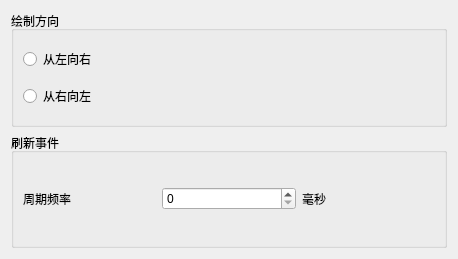
<?xml version="1.0" encoding="UTF-8"?>
<ui version="4.0">
 <class>CDrawModeSettingForm</class>
 <widget class="QWidget" name="CDrawModeSettingForm">
  <property name="geometry">
   <rect>
    <x>0</x>
    <y>0</y>
    <width>458</width>
    <height>259</height>
   </rect>
  </property>
  <property name="minimumSize">
   <size>
    <width>0</width>
    <height>259</height>
   </size>
  </property>
  <property name="maximumSize">
   <size>
    <width>16777215</width>
    <height>259</height>
   </size>
  </property>
  <property name="windowTitle">
   <string>Form</string>
  </property>
  <layout class="QVBoxLayout" name="verticalLayout_2">
   <item>
    <widget class="QGroupBox" name="groupBox">
     <property name="title">
      <string>绘制方向</string>
     </property>
     <layout class="QVBoxLayout" name="verticalLayout">
      <item>
       <widget class="QRadioButton" name="leftToRightRadioButton">
        <property name="text">
         <string>从左向右</string>
        </property>
       </widget>
      </item>
      <item>
       <widget class="QRadioButton" name="rightToLeftRadioButton">
        <property name="text">
         <string>从右向左</string>
        </property>
       </widget>
      </item>
     </layout>
    </widget>
   </item>
   <item>
    <widget class="QGroupBox" name="groupBox_2">
     <property name="title">
      <string>刷新事件</string>
     </property>
     <layout class="QGridLayout" name="gridLayout_3">
      <item row="0" column="0">
       <widget class="QLabel" name="label">
        <property name="text">
         <string>周期频率</string>
        </property>
       </widget>
      </item>
      <item row="0" column="1">
       <widget class="QSpinBox" name="freshTimeSpinBox">
        <property name="maximum">
         <number>999999999</number>
        </property>
       </widget>
      </item>
      <item row="0" column="2">
       <widget class="QLabel" name="label_2">
        <property name="text">
         <string>毫秒</string>
        </property>
       </widget>
      </item>
     </layout>
    </widget>
   </item>
  </layout>
 </widget>
 <tabstops>
  <tabstop>leftToRightRadioButton</tabstop>
  <tabstop>freshTimeSpinBox</tabstop>
 </tabstops>
 <resources/>
 <connections/>
</ui>
